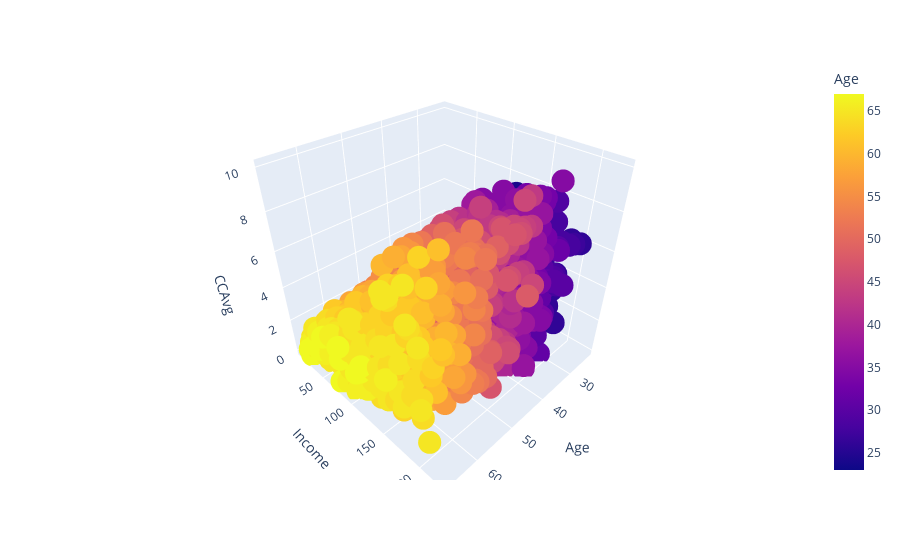

Here is the notebook cell this chart was saved with:
### Code cell
fig_3D=px.scatter_3d(bank_df,x='Age',y='Income',z='CCAvg',color='Age')
fig_3D.show()

### Figure 1 — Plotly figure (JSON) as saved in the notebook; plotly's stock layout.template omitted (floating-point values rounded to 4 significant figures; data arrays with more than 128 entries replaced by an {"elided": "..."} marker saying what was removed)
{"data": [{"hovertemplate": "Age=%{marker.color}<br>Income=%{y}<br>CCAvg=%{z}<extra></extra>", "legendgroup": "", "marker": {"color": {"elided": "5000 int values"}, "coloraxis": "coloraxis", "symbol": "circle"}, "mode": "markers", "name": "", "scene": "scene", "showlegend": false, "type": "scatter3d", "x": {"elided": "5000 int values"}, "y": {"elided": "5000 int values"}, "z": {"elided": "5000 float values"}}], "layout": {"coloraxis": {"colorbar": {"title": {"text": "Age"}}, "colorscale": [[0, "#0d0887"], [0.1111, "#46039f"], [0.2222, "#7201a8"], [0.3333, "#9c179e"], [0.4444, "#bd3786"], [0.5556, "#d8576b"], [0.6667, "#ed7953"], [0.7778, "#fb9f3a"], [0.8889, "#fdca26"], [1, "#f0f921"]]}, "legend": {"tracegroupgap": 0}, "margin": {"t": 60}, "scene": {"domain": {"x": [0, 1], "y": [0, 1]}, "xaxis": {"title": {"text": "Age"}}, "yaxis": {"title": {"text": "Income"}}, "zaxis": {"title": {"text": "CCAvg"}}}}}
